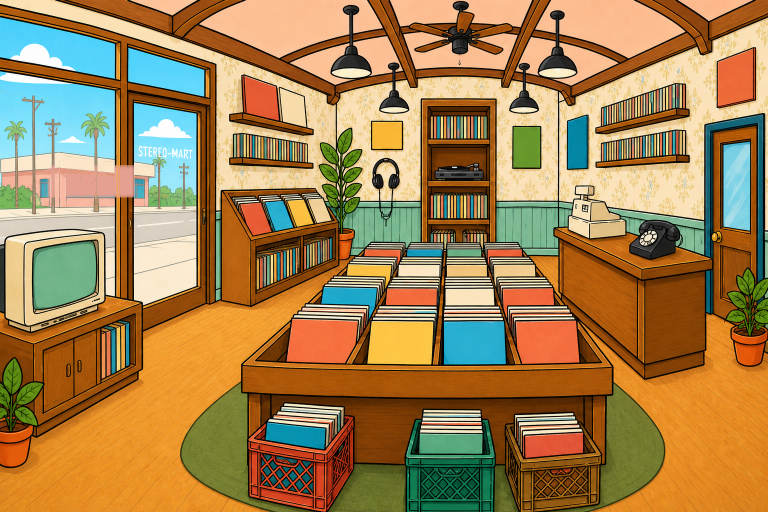
#> input picture art/stereo-mart-pano-v12-src.png, 1536 x 1024 px (shown at 1/2 size)
$ python build-v12-pano.py
#> lines starting #> are read from the running program, lines starting #| are printed output that depends on the picture
#!/usr/bin/env python3
"""
V17 panorama production bake — Stereo-Mart cartoon BT shop.

Input : art/stereo-mart-pano-v12-src.png  (cartoon equirect master; 1536×1024
        or 4096×2048 — cream damask, teal wainscot, night storefront, bold ink)
Output: public/textures/store_pano_v17.webp        4096x2048 lights-on
        public/textures/store_pano_off_v17.webp    4096x2048 lights-off grade
        public/textures/store_pano_lqip_v17.webp   512x256 preview
        public/hotspots/<id>_edge.webp            silhouette rim masks
        public/hotspots/crt_frame.webp            bezel overlay (tube hole)
        public/hotspots/crt_backing_off.webp      dark tube (focused, no video)
        public/hotspots/crt_backing_playing.webp  black tube behind video

Edge masks prefer transparent prop sprites in art/props/ (exact painted
outlines) fitted into each hotspot's glow-plane aspect. Ink-flood from the
equirect is the fallback when a prop is missing.

Run: python3 scripts/build-v12-pano.py
"""
from pathlib import Path

import numpy as np
from PIL import Image, ImageFilter
from scipy import ndimage

ROOT = Path(__file__).resolve().parent.parent
SRC = ROOT / "art" / "stereo-mart-pano-v12-src.png"
OUT_ON = ROOT / "public" / "textures" / "store_pano_v17.webp"
OUT_OFF = ROOT / "public" / "textures" / "store_pano_off_v17.webp"
OUT_LQIP = ROOT / "public" / "textures" / "store_pano_lqip_v17.webp"
OUT_PNG = ROOT / "public" / "textures" / "store_pano_v17.png"
HOTSPOT_DIR = ROOT / "public" / "hotspots"
PROPS_DIR = ROOT / "art" / "props"

# Prop sprite → hotspot edge silhouette (exact object outline).
PROP_EDGE_SRC = {
    "listening-booth": "listen.png",
    "crt-tv": "crt.png",
    "record-bins": "bins.png",
    "cash-register": "register.png",
    "phone-booth": "phone.png",
}
# Cream rim RGB — Hotspot.tsx forces white then tints via GLOW.edgeTint;
# keep cream so standalone previews match BT warm aura.
EDGE_CREAM = (255, 236, 196)

W, H = 4096, 2048
SEAM_BAND = 128  # px cross-faded across the wrap seam
# Accepted illustration masters (prefer true 2:1 equirect).
SRC_SIZES = {(2048, 1024), (1536, 1024), (4096, 2048)}

# Hotspot glow planes — MUST mirror app/data/sections.ts
# (u, v, glowW ?? w, glowH ?? h). Edge masks are drawn in projected space.
PLANES = {
    # v17 cartoon: LISTEN headphones + turntable on back wall
    "listening-booth": (0.500, 0.400, 16.0, 18.0),
    # Cream CRT on cabinet left of night storefront
    "crt-tv": (0.910, 0.550, 24.0, 20.0),
    # Island bins on terracotta rug
    "record-bins": (0.500, 0.640, 30.0, 20.0),
    # Cream register on right counter
    "cash-register": (0.310, 0.500, 9.0, 7.5),
    # Black rotary right of register
    "phone-booth": (0.230, 0.510, 10.0, 7.0),
}
# CRT hit plane (sections.ts w/h) — chassis footprint for the overlay stack.
CRT_PLANE = (0.910, 0.550, 20.0, 18.0)
# Painted glass inside that footprint — MUST mirror CrtScreen.tsx.
CRT_SCREEN_W_FAC = 0.7
CRT_SCREEN_H_FAC = 0.68
CRT_SCREEN_OX = 0.35
CRT_SCREEN_OY = -0.55
CRT_FRAME_W_FAC = 0.95
CRT_FRAME_H_FAC = 0.92
# File-space chassis crop on the equirect source (bezel + stickers + tapes).
# Coordinates are normalised against the master width/height inside crt_overlays.
CRT_FILE_BOX_NORM = (0.02, 0.42, 0.20, 0.72)  # v17 cartoon CRT cabinet

# Ambient toy sprites — alpha-cut object billboards that wiggle on click.
# MUST mirror the `toy` planes in app/components/AmbientHits.tsx.
# Modes: dark = near-black object on lighter bg (headphones);
#        flood = ink-closed standalone object (plant stand);
#        patch = soft rounded-rect crop (flat floor objects like the mat).
TOY_SPRITES = {
    "stool": (0.530, 0.360, 10.0, 12.0, "dark"),  # headphones on LISTEN wall
    "owl": (0.440, 0.420, 14.0, 20.0, "flood"),  # plant by LISTEN wall
    "cushion": (0.500, 0.740, 22.0, 10.0, "patch"),  # floor crates / rug front
    "crate": (0.940, 0.580, 14.0, 14.0, "flood"),  # plant by CRT
    "poster": (0.500, 0.280, 10.0, 10.0, "patch"),  # yellow square above LISTEN
    "fire": (0.500, 0.720, 20.0, 12.0, "patch"),  # rug pool
    "wonder": (0.780, 0.450, 16.0, 20.0, "patch"),  # night storefront
}
MASK_PLANE_RADIUS = 47.5  # SPHERE_RADIUS - 0.5 (Hotspot.tsx)
CRT_PLANE_RADIUS = 47.2  # SPHERE_RADIUS - 0.8 (CrtScreen.tsx)

# Ink-flood tuning per target:
# (ink luminance threshold, opening iterations, color-refine against bg refs)
# Opening must exceed half the ink-line width in mask space (~30px for the
# tight phone/CRT projections) to drop stray outline tails; color refine
# subtracts wood/cream interiors (counter corner, cabinet top) that the
# flood ropes in via connected ink. The register stays color-refine-free —
# its cream body matches the cream wall.
# Register refine is OFF in v9: its cream body matches the cream wall again.
SEG = {
    "listening-booth": (90, 4, False),
    # Dark purple room + silver CRT: lower ink thr so bezel outlines register
    # without swallowing the glowing tube (thr≥65 collapses the silhouette).
    "crt-tv": (55, 4, False),
    "record-bins": (120, 8, True),
    "cash-register": (120, 6, False),
    "phone-booth": (70, 3, False),
}

# Background samples for color refine — normalised later against source size.
BG_POINTS_NORM = (
    (0.81, 0.35),
    (0.04, 0.34),
    (0.61, 0.46),
    (0.72, 0.55),
    (0.26, 0.78),
    (0.42, 0.62),
    (0.13, 0.56),
    (0.50, 0.27),
    (0.33, 0.88),
    (0.20, 0.20),
    (0.91, 0.24),
)

# Lamp / fluorescent pools for lights-off grade (file-space u/v, warm yellow).
LAMP_POOLS = (
    (0.28, 0.14, 0.16, 0.5),  # warm fluorescent left
    (0.55, 0.14, 0.16, 0.5),  # warm fluorescent center
    (0.78, 0.15, 0.14, 0.45),  # warm fluorescent right
    (0.50, 0.30, 0.12, 0.35),  # listen wall
    (0.09, 0.52, 0.12, 0.4),  # CRT idle glow
    (0.30, 0.45, 0.14, 0.3),  # storefront spill
)


def bt_grade(pano: Image.Image) -> Image.Image:
    """Light polish for cartoon masters — keep ink, nudge warmth/clarity.

    v17 masters are already BT-bright cartoons; avoid the heavy v16 lift.
    """
    a = np.asarray(pano).astype(np.float32) / 255.0
    lifted = np.clip(a * 1.06 + 0.015, 0.0, 1.0)
    contrasted = np.clip(0.5 + (lifted - 0.5) * 1.08, 0.0, 1.0)
    contrasted[..., 0] = np.clip(contrasted[..., 0] * 1.03 + 0.005, 0.0, 1.0)
    contrasted[..., 1] = np.clip(contrasted[..., 1] * 1.01, 0.0, 1.0)
    contrasted[..., 2] = np.clip(contrasted[..., 2] * 0.97, 0.0, 1.0)
    return Image.fromarray((contrasted * 255.0).astype(np.uint8))


def bake_pano() -> Image.Image:
    src = Image.open(SRC).convert("RGB")
#> src is the input picture: PIL image 1536x1024 RGB; mean R, G, B 163.1, 130.2, 80.6
    if src.size not in SRC_SIZES:
        raise SystemExit(f"unexpected source size {src.size}; expected one of {sorted(SRC_SIZES)}")

    pano = src.resize((W, H), Image.Resampling.LANCZOS)
    # Two-pass unsharp keeps the clean ink lines crisp after upscale.
    pano = pano.filter(ImageFilter.UnsharpMask(radius=1.8, percent=85, threshold=2))
    pano = pano.filter(ImageFilter.UnsharpMask(radius=3.6, percent=32, threshold=3))

    # Wrap band: cross-fade left/right edges so u=0 joins u=1 seamlessly.
    arr = np.asarray(pano).astype(np.float32)
    band = SEAM_BAND
    left = arr[:, :band].copy()
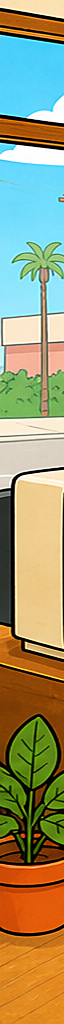
#> left: shape (2048, 128, 3) float32 (shown at 1/2 size); mean R, G, B 156, 151.6, 110.5
    right = arr[:, -band:].copy()
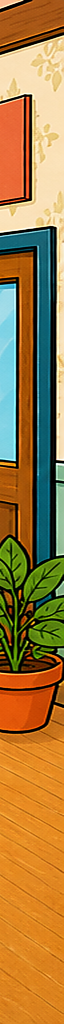
#> right: shape (2048, 128, 3) float32 (shown at 1/2 size); mean R, G, B 161.8, 122.4, 63.3
    t = (np.arange(band, dtype=np.float32) / (band - 1))[None, :, None]
    blend = right * (1 - t) + left * t
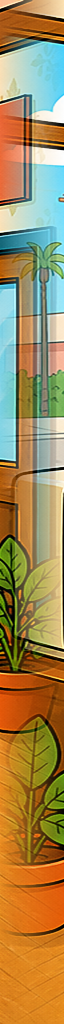
#> blend: shape (2048, 128, 3) float32 (shown at 1/2 size); mean R, G, B 162.9, 137.4, 85.7
    half = band // 2
    arr[:, :half] = blend[:, half:]
    arr[:, -half:] = blend[:, :half]
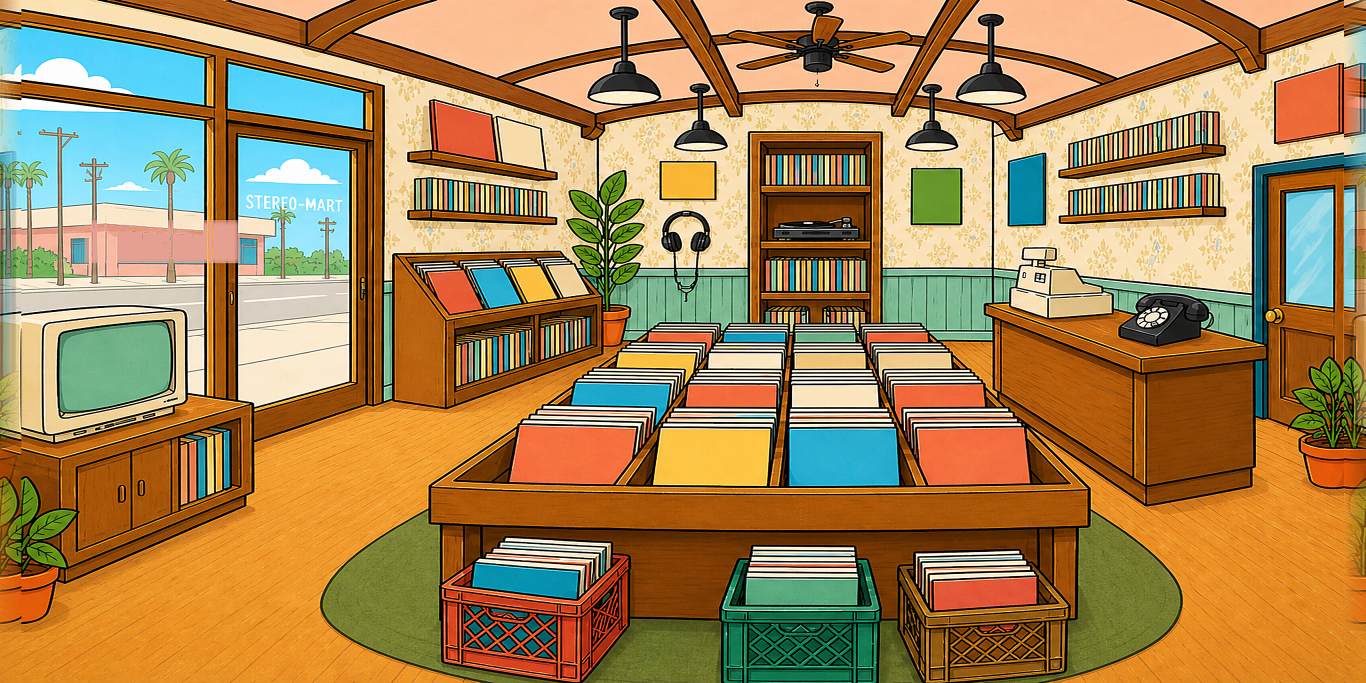
#> arr: shape (2048, 4096, 3) float32 (shown at 1/3 size); mean R, G, B 169.4, 131.3, 82.8
    pano = Image.fromarray(arr.astype(np.uint8))
    return bt_grade(pano)
#> in bt_grade, `contrasted = np.clip(0.5 + (lifted - 0.5) * 1.08, 0.0, 1.0)`:
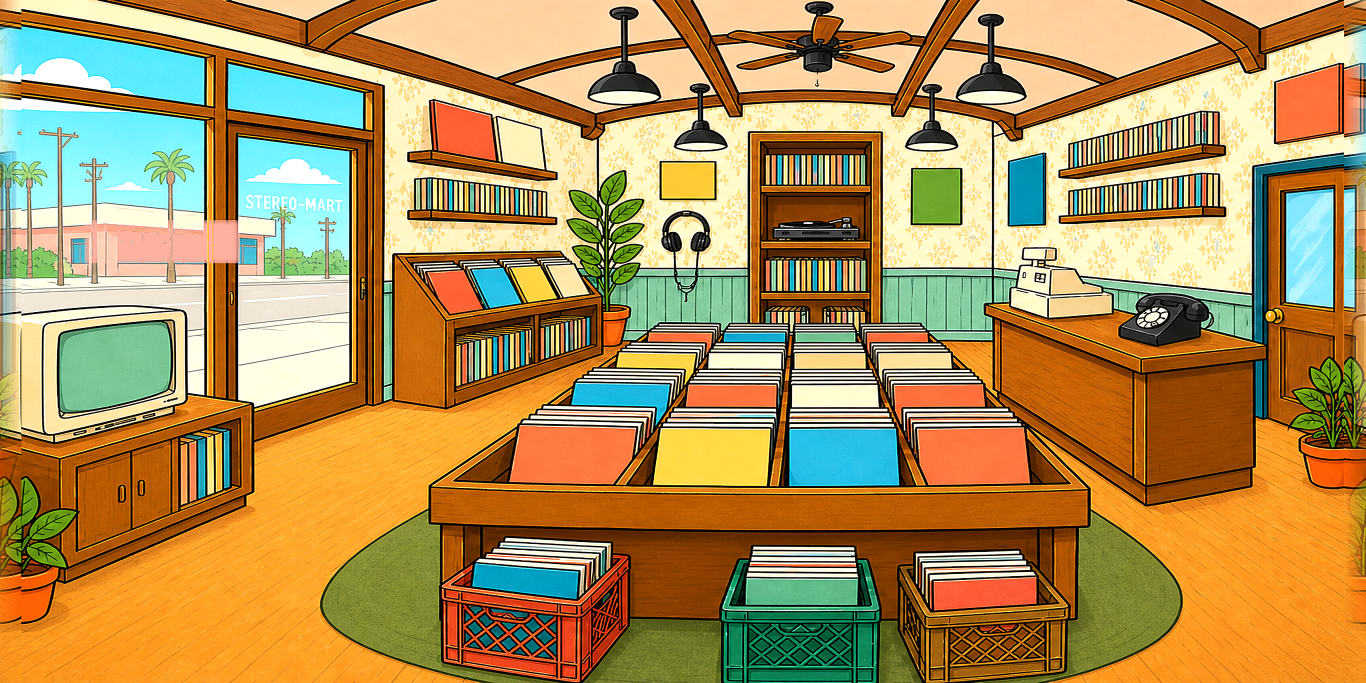
#> contrasted: shape (2048, 4096, 3) float32 (shown at 1/3 size); mean R, G, B 0.687, 0.561, 0.344
#| wrote store_pano_v17.webp (4096, 2048)


def lights_off(pano: Image.Image) -> Image.Image:
    """Night grade: cool, dark, faint pools under the hanging lamps."""
    a = np.asarray(pano).astype(np.float32) / 255.0

    dark = a ** 1.2
    dark[..., 0] *= 0.4
    dark[..., 1] *= 0.45
    dark[..., 2] *= 0.62
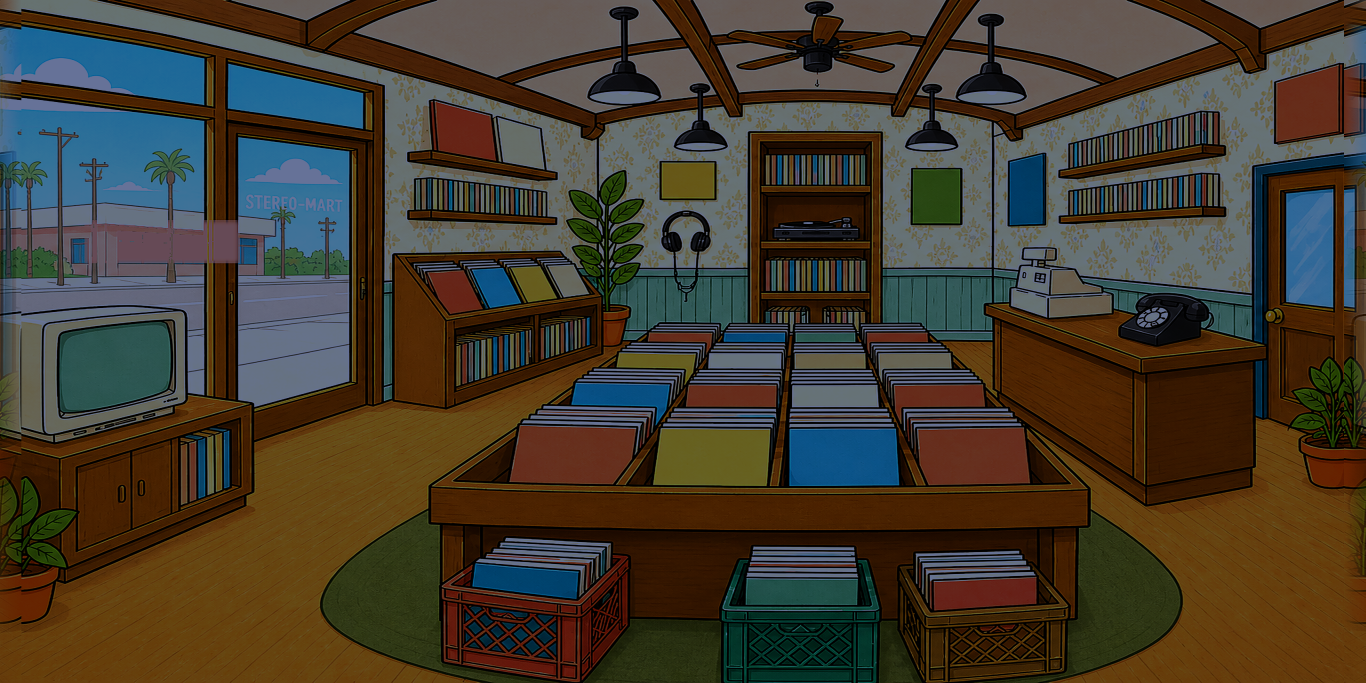
#> dark: shape (2048, 4096, 3) float32 (shown at 1/3 size); mean R, G, B 0.264, 0.24, 0.184

    yy, xx = np.mgrid[0 : pano.height, 0 : pano.width].astype(np.float32)
    warm = np.zeros_like(a)
    for fu, fv, radius, gain in LAMP_POOLS:
        cx, cy = fu * pano.width, fv * pano.height
        d2 = ((xx - cx) / (radius * pano.width)) ** 2 + (
            (yy - cy) / (radius * pano.width)
        ) ** 2
        glow = np.exp(-d2)[..., None] * gain
        warm += glow * np.array([1.0, 0.82, 0.48])[None, None, :]
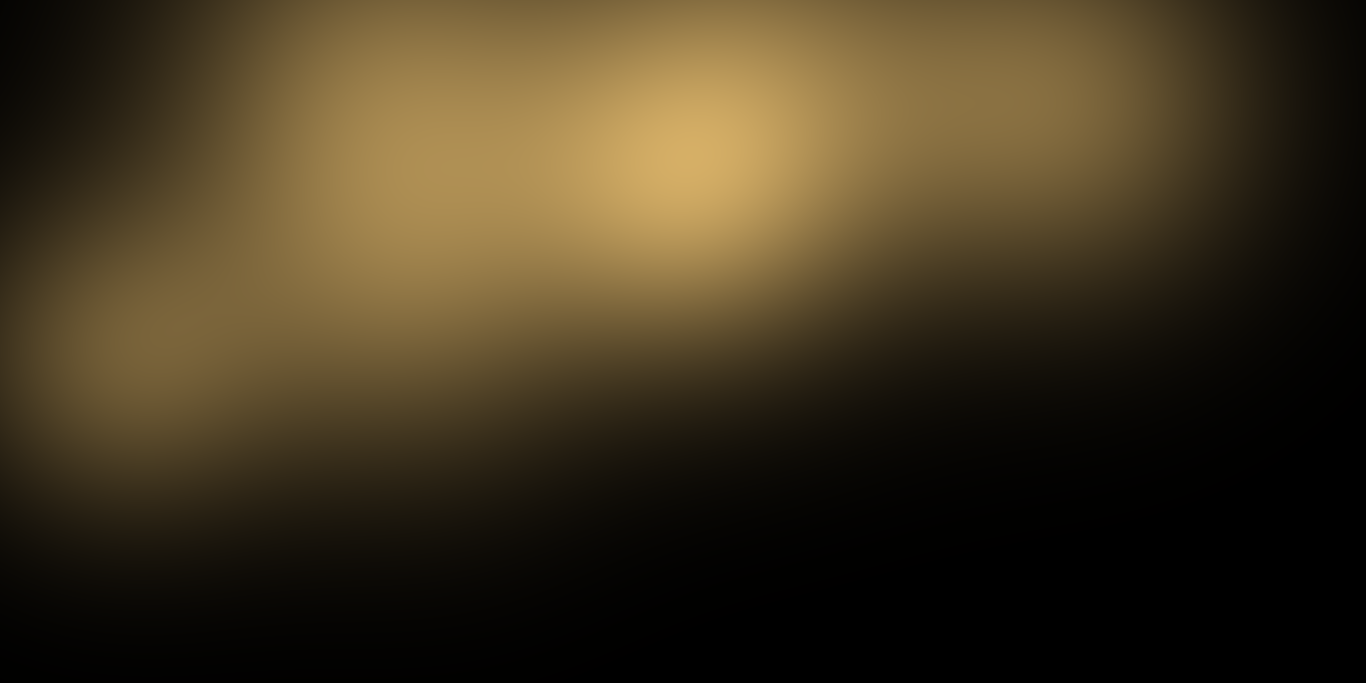
#> warm: shape (2048, 4096, 3) float32 (shown at 1/3 size); mean R, G, B 0.252, 0.208, 0.122

    out = np.clip(dark + warm * a * 0.9, 0, 1)
    return Image.fromarray((out * 255).astype(np.uint8))


# [353 lines left out: functions plane_basis, project_pano_to_plane, _fit_prop_mask, _bt_rim, _compose_rim, edge_mask_from_prop and 5 more, not called in this run]


def main() -> None:
    pano = bake_pano()
    pano.save(OUT_ON, "WEBP", quality=90, method=6)
    print(f"wrote {OUT_ON.name} {pano.size}")

    pano.save(OUT_PNG, optimize=True)
    print(f"wrote {OUT_PNG.name}")

    off = lights_off(pano)
    off.save(OUT_OFF, "WEBP", quality=88, method=6)
    print(f"wrote {OUT_OFF.name}")

    pano.resize((512, 256), Image.Resampling.LANCZOS).save(
        OUT_LQIP, "WEBP", quality=70
    )
    print(f"wrote {OUT_LQIP.name}")

    pano_arr = np.asarray(pano.convert("RGB"))
    for sid in PLANES:
        mask = edge_mask(pano_arr, sid)
        out = HOTSPOT_DIR / f"{sid}_edge.webp"
        mask.save(out, "WEBP", quality=90)
        cover = np.asarray(mask)[..., 3]
        print(f"wrote {out.name} {mask.size} rim={100 * (cover > 30).mean():.1f}%")

    crt_overlays(pano_arr)

    for sid, (u, v, pw, ph, mode) in TOY_SPRITES.items():
        sprite = toy_sprite(pano_arr, u, v, pw, ph, mode)
        out = HOTSPOT_DIR / f"toy_{sid}.webp"
        sprite.save(out, "WEBP", quality=90)
        cover = np.asarray(sprite)[..., 3]
        print(f"wrote {out.name} {sprite.size} fill={100 * (cover > 30).mean():.1f}%")


if __name__ == "__main__":
#> (the run stopped early here; a loop or call above may not have finished)
